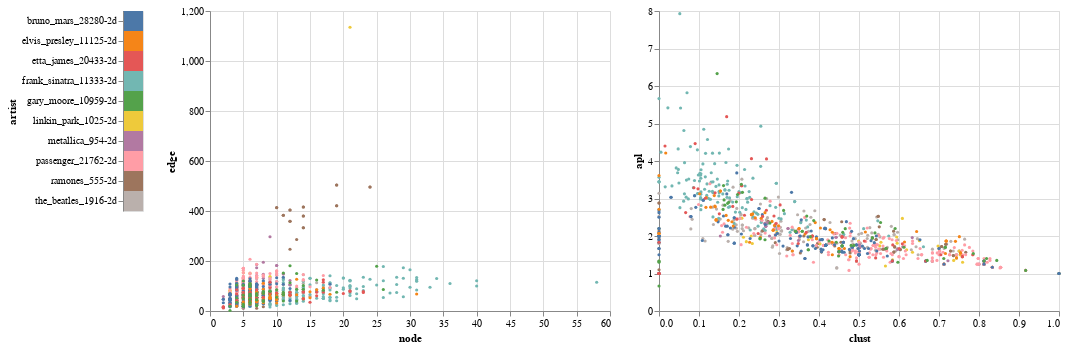

The code cell stored with this chart in its notebook:
### Code cell
#node edge apl clust

# input_dropdown = alt.binding_select(options=[n+'-2d' for n in names])
selection = alt.selection_interval() 
# color = alt.condition(selection, alt.Color('artist:N', legend=None), alt.value('lightgray'))
# color = alt.condition(selection, 'artist:N', alt.value('lightgray'))
# selection = alt.selection_multi(fields=['artist',])
color = alt.condition(selection, alt.Color('artist:N', legend=None),alt.value('lightgray'))
make_selector = alt.Chart(df).mark_rect().encode(y='artist', color=color).add_selection(selection)
opacity = alt.condition(selection, alt.value(1.0), alt.value(0.1))
chart = alt.Chart(df).mark_circle(size=10).encode(color=color, opacity = opacity,tooltip=['name', 'artist']+features,
).add_selection(selection)
make_selector|chart.encode(x=features[0],y=features[1]) | chart.encode(x=features[3],y=features[5])

### Figure 1 — Vega-Lite specification as saved in the notebook (floating-point values rounded to 4 significant figures; data arrays with more than 128 entries replaced by an {"elided": "..."} marker saying what was removed)
{"config": {"view": {"continuousWidth": 400, "continuousHeight": 300}}, "hconcat": [{"mark": "rect", "encoding": {"color": {"condition": {"type": "nominal", "field": "artist", "legend": null, "selection": "selector014"}, "value": "lightgray"}, "y": {"type": "nominal", "field": "artist"}}, "selection": {"selector014": {"type": "interval"}}}, {"mark": {"type": "circle", "size": 10}, "encoding": {"color": {"condition": {"type": "nominal", "field": "artist", "legend": null, "selection": "selector014"}, "value": "lightgray"}, "opacity": {"condition": {"value": 1.0, "selection": "selector014"}, "value": 0.1}, "tooltip": [{"type": "nominal", "field": "name"}, {"type": "nominal", "field": "artist"}, {"type": "quantitative", "field": "node"}, {"type": "quantitative", "field": "edge"}, {"type": "quantitative", "field": "edge-g"}, {"type": "quantitative", "field": "clust"}, {"type": "quantitative", "field": "clust-g"}, {"type": "quantitative", "field": "apl"}, {"type": "quantitative", "field": "sdev-apl"}, {"type": "quantitative", "field": "sdev-apl-g"}, {"type": "quantitative", "field": "sdev-pagerank-g"}, {"type": "quantitative", "field": "sdev-pagerank"}, {"type": "quantitative", "field": "pagerank"}, {"type": "quantitative", "field": "pagerank-max"}, {"type": "quantitative", "field": "sdev-clust-g"}, {"type": "quantitative", "field": "sdev-clust"}, {"type": "quantitative", "field": "apl-g"}, {"type": "quantitative", "field": "pagerank-max-g"}], "x": {"type": "quantitative", "field": "node"}, "y": {"type": "quantitative", "field": "edge"}}, "selection": {"selector014": {"type": "interval"}}}, {"mark": {"type": "circle", "size": 10}, "encoding": {"color": {"condition": {"type": "nominal", "field": "artist", "legend": null, "selection": "selector014"}, "value": "lightgray"}, "opacity": {"condition": {"value": 1.0, "selection": "selector014"}, "value": 0.1}, "tooltip": [{"type": "nominal", "field": "name"}, {"type": "nominal", "field": "artist"}, {"type": "quantitative", "field": "node"}, {"type": "quantitative", "field": "edge"}, {"type": "quantitative", "field": "edge-g"}, {"type": "quantitative", "field": "clust"}, {"type": "quantitative", "field": "clust-g"}, {"type": "quantitative", "field": "apl"}, {"type": "quantitative", "field": "sdev-apl"}, {"type": "quantitative", "field": "sdev-apl-g"}, {"type": "quantitative", "field": "sdev-pagerank-g"}, {"type": "quantitative", "field": "sdev-pagerank"}, {"type": "quantitative", "field": "pagerank"}, {"type": "quantitative", "field": "pagerank-max"}, {"type": "quantitative", "field": "sdev-clust-g"}, {"type": "quantitative", "field": "sdev-clust"}, {"type": "quantitative", "field": "apl-g"}, {"type": "quantitative", "field": "pagerank-max-g"}], "x": {"type": "quantitative", "field": "clust"}, "y": {"type": "quantitative", "field": "apl"}}, "selection": {"selector014": {"type": "interval"}}}], "data": {"name": "data-e596736d0a9721e1b719d6410b267986"}, "$schema": "https://vega.github.io/schema/vega-lite/v4.8.1.json", "datasets": {"data-e596736d0a9721e1b719d6410b267986": {"elided": "940 records"}}}
